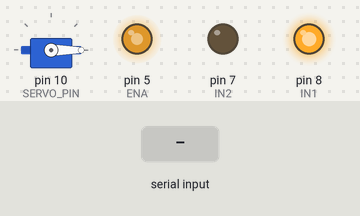
The sketch below on a simulated Arduino Uno, built with avr-gcc and run on an emulated ATmega328P. Shown: servo, output pins drawn as LEDs (lit = HIGH). The inputs (shaded band) are chosen by the test bench.

Above: at 1.2 s.
1.3 s: "B" received over Serial
At 3.2 s:
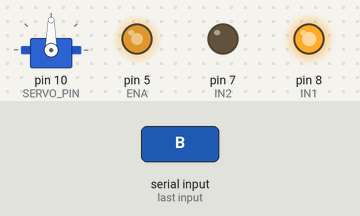
Timing chart, 0 to 4.8 s (numbered marks = the images above; inputs shaded):
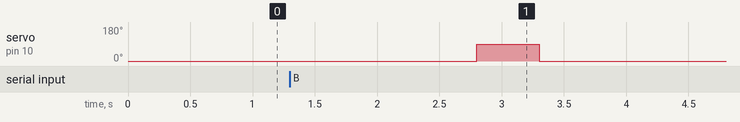

The sketch:

continuous_sort.ino
```cpp
// ================= CONTINUOUS BELT + SERVO SORTER =================
// Belt lagaatar chalti hai. Laptop (Python) serial pe bhejta hai:
//   'B' = BAD peanut  -> delay baad servo push kare
//   'G' = GOOD        -> kuch nahi
// NOTE: ENA pin 5 pe (Servo lib pin 9/10 ka PWM band karti)

#include <Servo.h>

int ENA = 5;
int IN1 = 8;
int IN2 = 7;

Servo myservo;
int SERVO_PIN = 10;

int BELT_SPEED  = 180;    // 0-255 (dheemi rakho taake blur kam ho)
int PUSH_DELAY  = 1500;   // ms: camera->servo peanut travel time (TUNE KARO)
int PUSH_ANGLE  = 90;     // push position
int REST_ANGLE  = 0;      // normal position
int PUSH_HOLD   = 500;    // ms servo pushed rahe

void setup() {
  Serial.begin(9600);
  pinMode(ENA, OUTPUT);
  pinMode(IN1, OUTPUT);
  pinMode(IN2, OUTPUT);

  // belt continuously chalao
  digitalWrite(IN1, HIGH);
  digitalWrite(IN2, LOW);
  analogWrite(ENA, BELT_SPEED);

  myservo.attach(SERVO_PIN);
  myservo.write(REST_ANGLE);
}

void loop() {
  if (Serial.available() > 0) {
    char c = Serial.read();
    if (c == 'B') {                 // BAD peanut
      delay(PUSH_DELAY);            // peanut ko servo tak aane do
      myservo.write(PUSH_ANGLE);    // push (reject)
      delay(PUSH_HOLD);
      myservo.write(REST_ANGLE);    // wapas
    }
    // 'G' = good -> kuch nahi, pass hone do
  }
}
```

Measured:
- after the input at 1.3 s, servo on pin 10 (SERVO_PIN): 0° → 90° after 1.5 s, → 0° 0.50 s later
